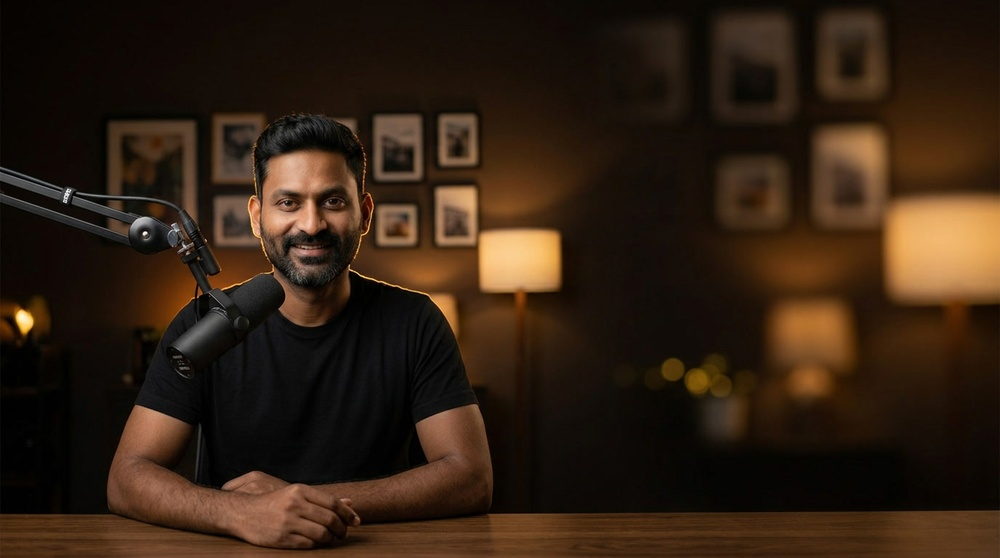
#> input picture channels/claude-tricks/assets/character/host_library/longform_champagne_v1/using-the-reference-image-keep-the-e_1f1a0752_0.jpg, 1000 x 558 px, shrunk from 1376 x 768 before the run
$ python -i claylight_sprite.py   (imports and definitions only)
#> lines starting #> are read from the running program, lines starting #| are printed output that depends on the picture
#> further down, picture is the input picture: PIL image 1000x558 RGB; mean R, G, B 50, 32.9, 18.7
#!/usr/bin/env python3
"""claylight_sprite.py — ingest a FLUX render into the CLAYLIGHT sprite library.

The lock (channels/claude-tricks/films/CLAYLIGHT.lock.json) generates every
sprite on the stage-matched dark ground (#1A1214), which makes extraction a
luminance key rather than a segmentation problem: the clay object is bright,
the ground and its baked shadow are dark, and the boundary is a soft rim. We
key on distance-from-ground colour with a soft knee, erode one pixel (the
lock's rule — halo pixels read as a cheap cutout), trim to the bounding box,
and drop a faint inner shadow so the sprite still reads dimensional after the
baked ground shadow is gone. SpriteLayer draws the stage shadow itself.

  python3 scripts/claylight_sprite.py in.png --name toybox
  -> channels/claude-tricks/assets/claylight/library/toybox.png (+ .meta.json)
"""
import argparse
import json
import os

import numpy as np
from PIL import Image, ImageFilter

ROOT = os.path.dirname(os.path.dirname(os.path.abspath(__file__)))
LIB = os.path.join(ROOT, "channels", "claude-tricks", "assets", "claylight", "library")
GROUND = np.array([0x1A, 0x12, 0x14], float)


def key(im: Image.Image) -> Image.Image:
    a = np.asarray(im.convert("RGB")).astype(float)
    # distance from the ground colour, normalised; the baked shadow is a darker
    # version of the ground so it keys out with it
    d = np.sqrt(((a - GROUND) ** 2).sum(-1))
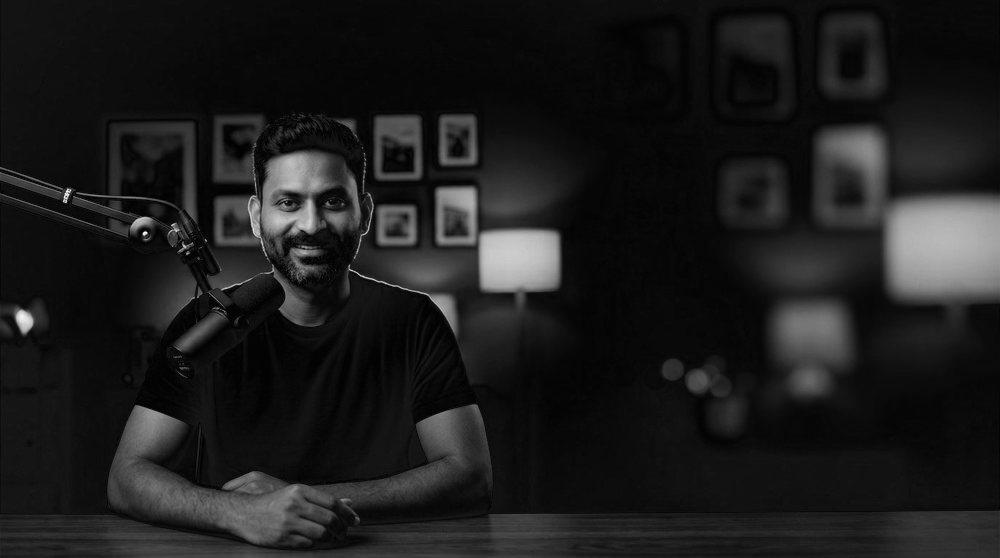
#> d: shape (558, 1000) float64; min 1.41, max 399, mean 46.5; drawn with min black and max white
    # The first pass keyed at 26..90 and LEFT THE ROOM VISIBLE: FLUX's ground is
    # not flat — it carries a lit gradient and the object's soft shadow, so a
    # low knee kept a faint rectangle of 'almost ground' around every sprite,
    # and the camera made those rectangles read instantly. The knee now starts
    # where the ground's own variance ends (per-image, measured off the corner
    # patches), and edge pixels are DESPILLED toward the object so the rim does
    # not carry a dark fringe.
    corners = np.concatenate([
        d[:40, :40].ravel(), d[:40, -40:].ravel(),
        d[-40:, :40].ravel(), d[-40:, -40:].ravel()])
#> corners = 6400 values, max 85.39 at index 5283, min 8.54 at index 2799, mean 43.81
    floor = float(np.percentile(corners, 99)) + 14   # above ALL ground variance
#> floor = 94.82
    alpha = np.clip((d - floor) / 70, 0, 1)
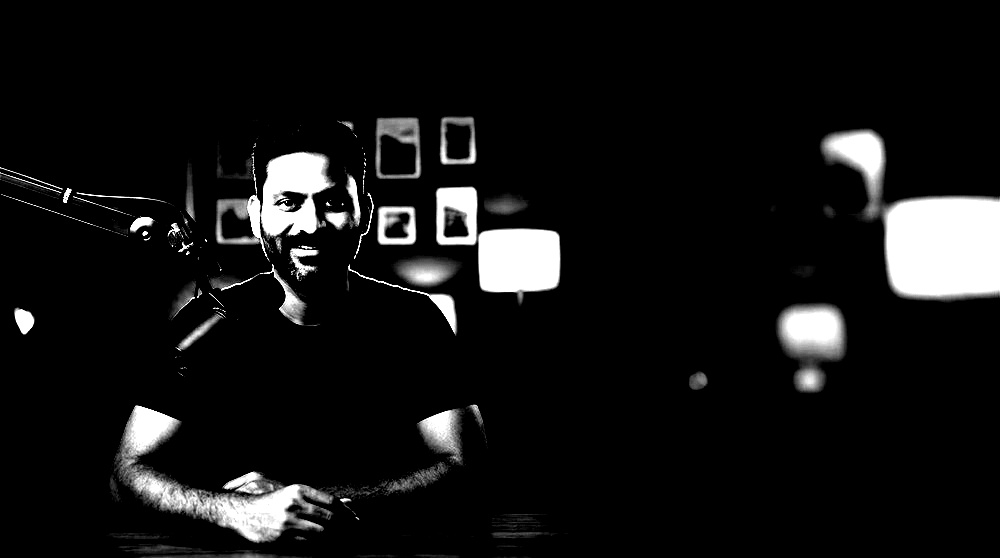
#> alpha: shape (558, 1000) float64; min 0, max 1, mean 0.0789
    # kill isolated speckle
    am = Image.fromarray((alpha * 255).astype(np.uint8))
    am = am.filter(ImageFilter.MedianFilter(3))
    # 1px erode per the lock — no halo
    am = am.filter(ImageFilter.MinFilter(3))
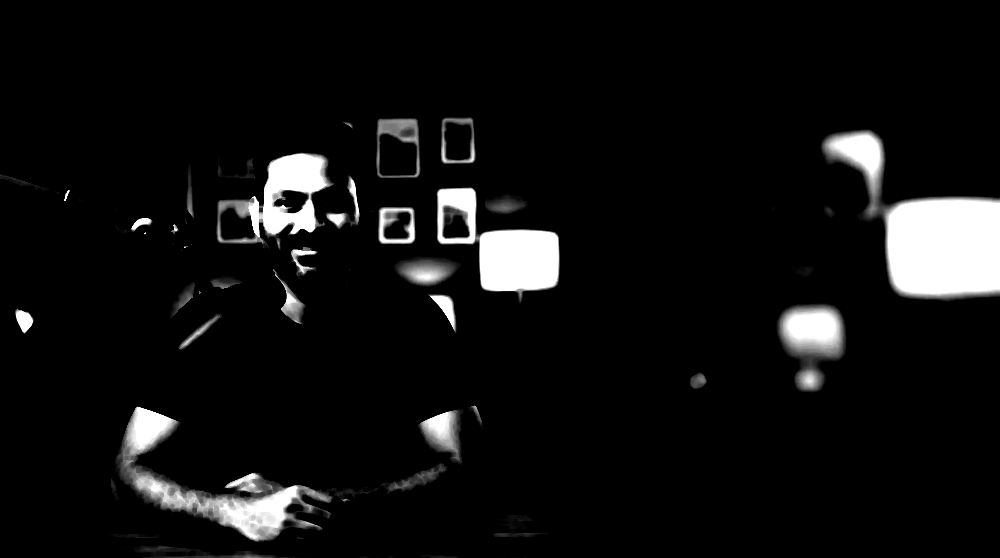
#> am: PIL image 1000x558 L; min 0, max 255, mean 16.8
    out = im.convert("RGBA")
    out.putalpha(am)
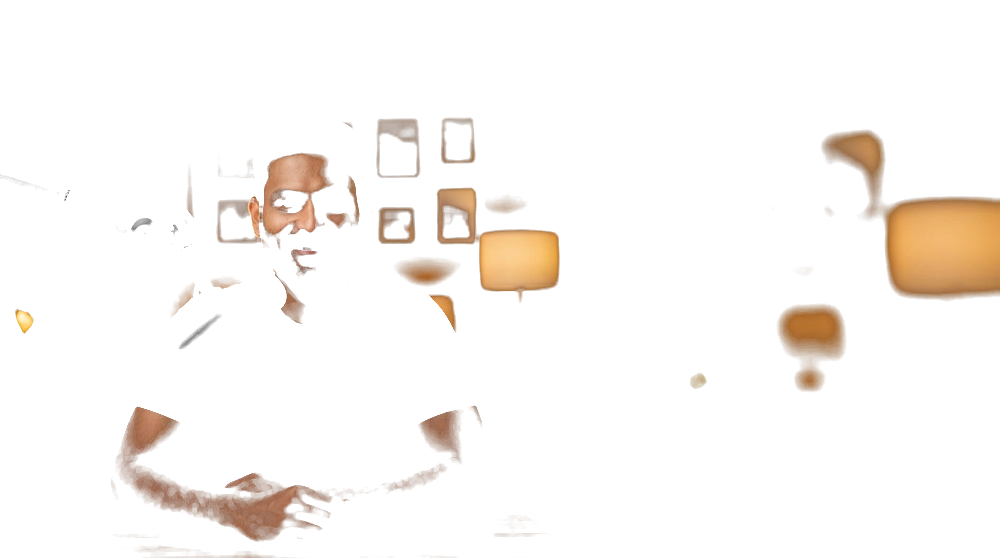
#> out: PIL image 1000x558 RGBA; mean R, G, B, A 50, 32.9, 18.7, 16.8; transparent parts drawn white
    return out


def trim(im: Image.Image, pad=14):
    bbox = im.getchannel("A").getbbox()
    if not bbox:
        return im
    x0, y0, x1, y1 = bbox
    x0 = max(0, x0 - pad); y0 = max(0, y0 - pad)
    x1 = min(im.width, x1 + pad); y1 = min(im.height, y1 + pad)
    return im.crop((x0, y0, x1, y1))


def main():
    ap = argparse.ArgumentParser()
    ap.add_argument("src")
    ap.add_argument("--name", required=True)
    a = ap.parse_args()
    os.makedirs(LIB, exist_ok=True)
    im = key(Image.open(a.src))
    im = trim(im)
    dst = os.path.join(LIB, f"{a.name}.png")
    im.save(dst)
    meta = {"src": os.path.basename(a.src), "w": im.width, "h": im.height}
    json.dump(meta, open(dst.replace(".png", ".meta.json"), "w"))
    cov = np.asarray(im.getchannel("A")).astype(float).mean() / 255
    print(f">> {a.name}: {im.width}x{im.height}, alpha coverage {cov:.0%} -> {dst}")


# [2 lines not run here, left out]

>>> from PIL import Image
>>> picture = Image.open('../channels/claude-tricks/assets/character/host_library/longform_champagne_v1/using-the-reference-image-keep-the-e_1f1a0752_0.jpg')
>>> result = key(picture)

$ run again, on channels/claude-tricks/assets/character/host_library/longform_champagne_v1/using-the-reference-image-keep-the-e_1f1a0756_1.jpg
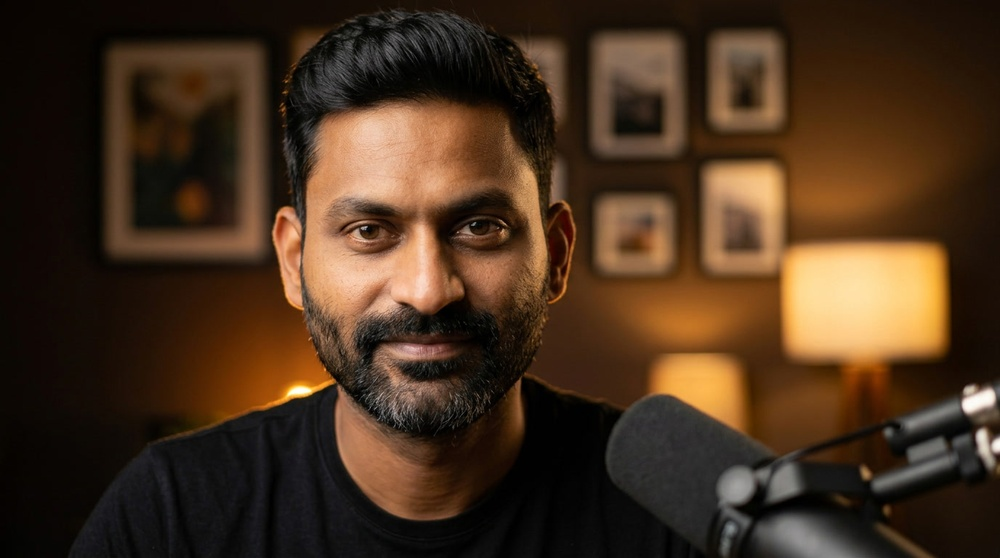
#> input picture channels/claude-tricks/assets/character/host_library/longform_champagne_v1/using-the-reference-image-keep-the-e_1f1a0756_1.jpg, 1000 x 558 px, shrunk from 1376 x 768 before the run
#> picture is the input picture: PIL image 1000x558 RGB; mean R, G, B 71.6, 49.3, 30.2
#> in key, `d = np.sqrt(((a - GROUND) ** 2).sum(-1))`:
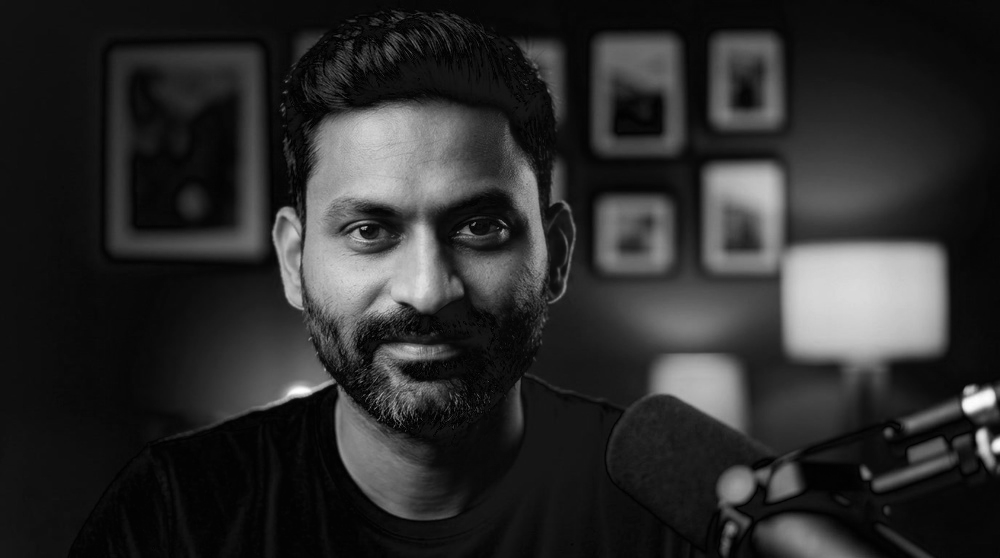
#> d: shape (558, 1000) float64; min 1.73, max 400.2, mean 72; drawn with min black and max white
#> corners = 6400 values, max 35.1 at index 4121, min 7.87 at index 6399, mean 22.1
#> floor = 49.1
#> in key, `out.putalpha(am)`:
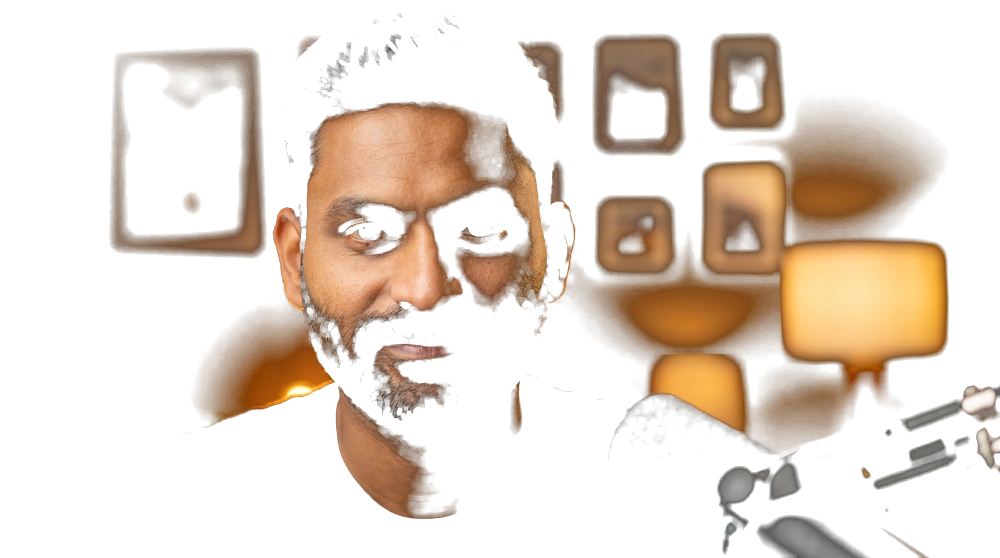
#> out: PIL image 1000x558 RGBA; mean R, G, B, A 71.6, 49.3, 30.2, 67; transparent parts drawn white

$ run again, on channels/claude-tricks/assets/character/host_library/longform_champagne_v1/using-the-reference-image-keep-the-e_1f1a0757_0.jpg
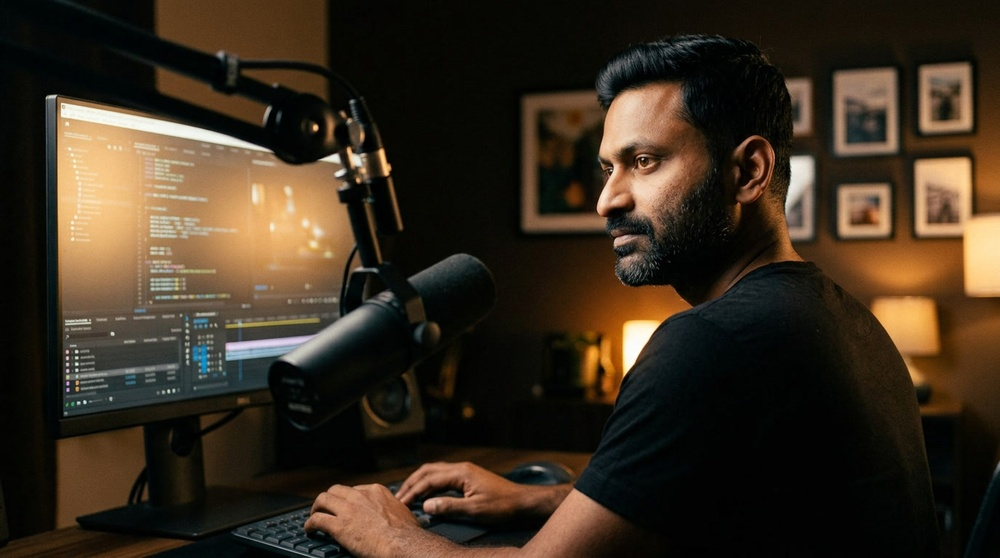
#> input picture channels/claude-tricks/assets/character/host_library/longform_champagne_v1/using-the-reference-image-keep-the-e_1f1a0757_0.jpg, 1000 x 558 px, shrunk from 1376 x 768 before the run
#> picture is the input picture: PIL image 1000x558 RGB; mean R, G, B 57.6, 45.6, 31.1
#> in key, `d = np.sqrt(((a - GROUND) ** 2).sum(-1))`:
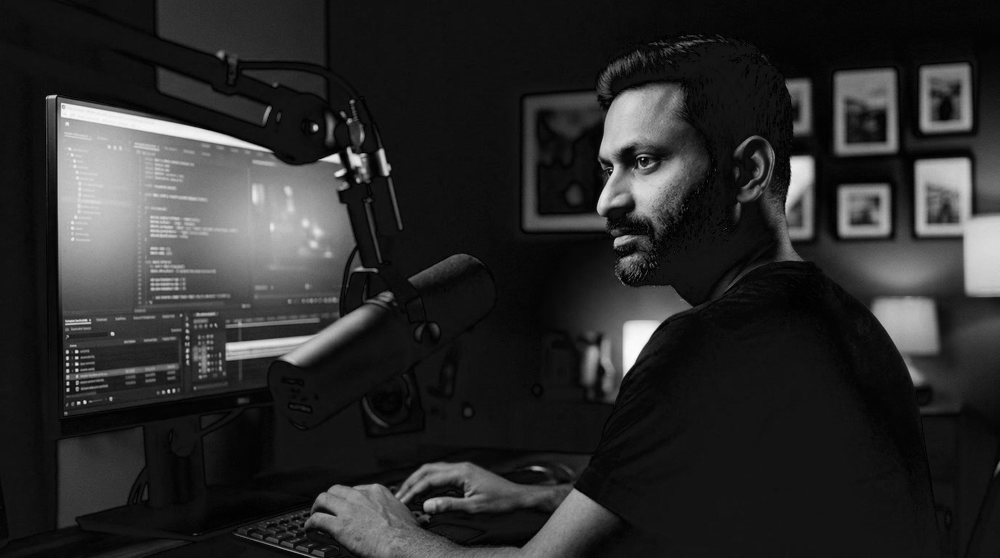
#> d: shape (558, 1000) float64; min 3.61, max 404.8, mean 72.4; drawn with min black and max white
#> corners = 6400 values, max 41.35 at index 4398, min 8.6 at index 4059, mean 24.64
#> floor = 49.96
#> in key, `out.putalpha(am)`:
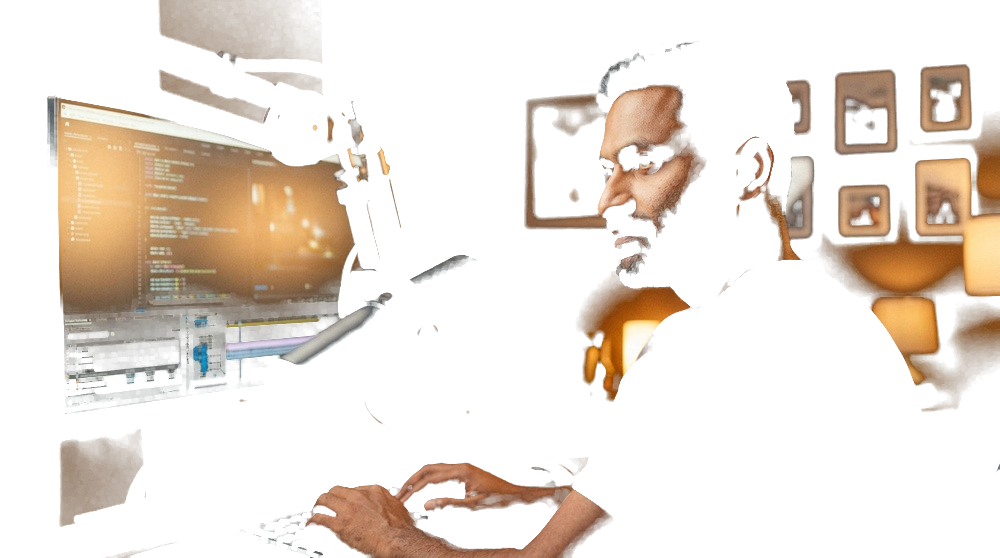
#> out: PIL image 1000x558 RGBA; mean R, G, B, A 57.6, 45.6, 31.1, 59.2; transparent parts drawn white
